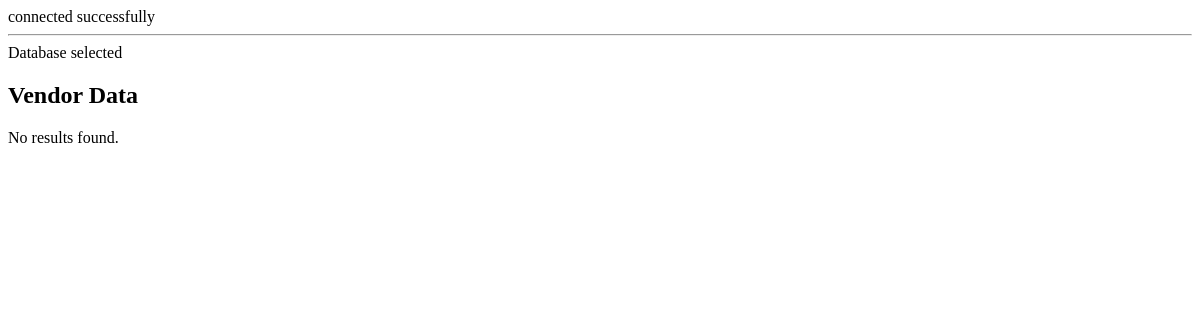
Page /vendorView.php on the earlier database version.
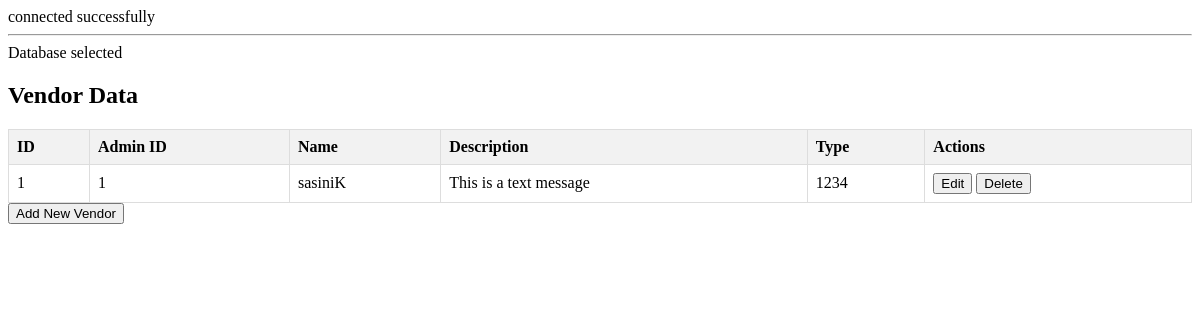
Same page on the later database version.
### tables this page shows
CREATE TABLE IF NOT EXISTS `vendor` (
    `id` INT(100) NOT NULL AUTO_INCREMENT,
    `admin_id` INT(100) NOT NULL,
    `name` VARCHAR(50) NOT NULL,
    `description` VARCHAR(1000) NOT NULL,
    `type` VARCHAR(100) NOT NULL,
    PRIMARY KEY (`id`),
    FOREIGN KEY (`admin_id`) REFERENCES `admin` (`id`)
);

### vendorView.php (the view, shortened to what this page needs)
<!DOCTYPE html>
<html lang="en">
<head>
</head>
<body>
    <?php
    include './Include/connectin.php';
    $sql = "SELECT * FROM vendor";
    $result = $conn->query($sql);
    $rows = array();
    if ($result->num_rows > 0) {
        while ($row = $result->fetch_assoc()) {
            $rows[] = $row;
        }
    }
    ?>
    <h2>Vendor Data</h2>
    <?php if (!empty($rows)) : ?>
        <table>
            <tr>
                <th>ID</th>
                <th>Admin ID</th>
                <th>Name</th>
                <th>Description</th>
                <th>Type</th>
                <th>Actions</th>
            </tr>
            <?php foreach ($rows as $row) : ?>
                <tr>
                    <td><?php echo $row['id']; ?></td>
                    <td><?php echo $row['admin_id']; ?></td>
                    <td><?php echo $row['name']; ?></td>
                    <td><?php echo $row['description']; ?></td>
                    <td><?php echo $row['type']; ?></td>
                    <td>
                        <button onclick="openEditPopup(<?php echo $row['id']; ?>)">Edit</button>
                        <button onclick="openDeletePopup(<?php echo $row['id']; ?>)">Delete</button>
                    </td>
                </tr>
            <?php endforeach; ?>
        </table>
        <button onclick="openAddPopup()">Add New Vendor</button>
    <?php else : ?>
        <p>No results found.</p>
    <?php endif; ?>
</body>
</html>

### Include/connectin.php (shortened to what this page needs)
<!DOCTYPE html PUBLIC "-//W3C//DTD XHTML 1.0 Transitional//EN" "http://www.w3.org/TR/xhtml1/DTD/xhtml1-transitional.dtd">
<html xmlns="http://www.w3.org/1999/xhtml">
<head>
</head>
<body>
    <?php $dbhost = 'localhost';
    $dbuser = 'root';
    $dbpass = '';
    $conn = mysqli_connect($dbhost, $dbuser, $dbpass);
    echo 'connected successfully';
    echo "<hr>";
    $db = mysqli_select_db($conn, 'party');
    if (!$db) {
        echo 'select the database first';
    } else {
        echo 'Database selected';
    }
    ?>
</body>
</html>

### vendorView.php (style rules this page uses)
table { border-collapse: collapse; width: 100%; margin-top: 20px; }
th, td { border: 1px solid #ddd; padding: 8px; text-align: left; }
th { background-color: #f2f2f2; }

Differences in the rows shown:
added vendor: id "1", admin "1", name "sasiniK", description "This is a text message", type "1234"
Other differences:
text no longer shown: "No results found."
text now shown: "ID Admin ID Name Description Type Actions Add New Vendor"
